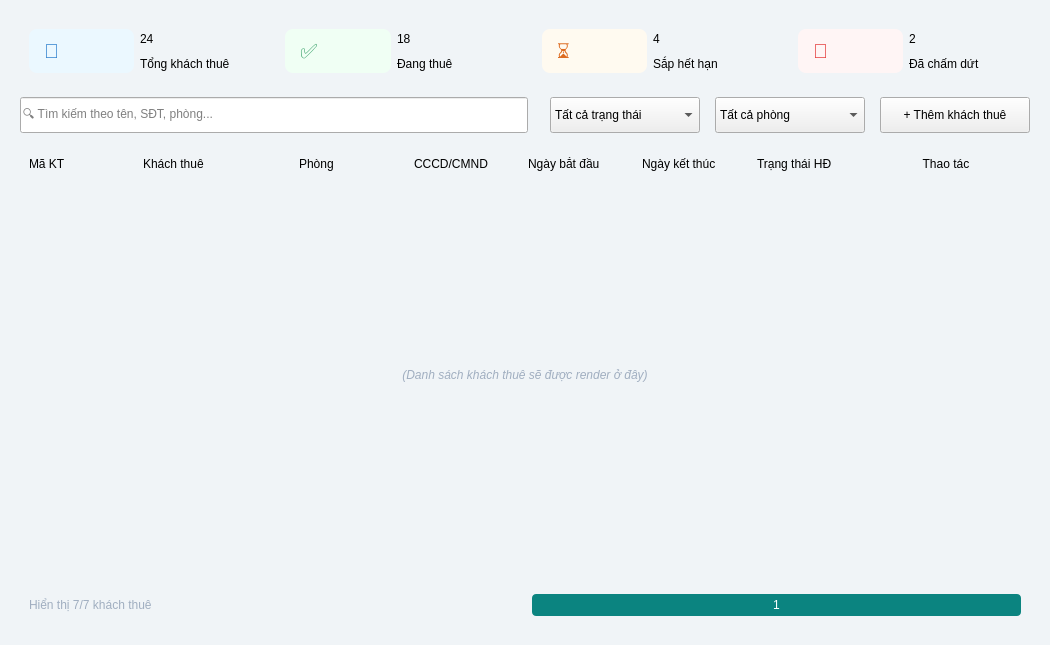
<?xml version='1.0' encoding='utf-8'?>
<ui version="4.0">
  <class>MainWindow</class>
  <widget class="QWidget" name="PageQuanLyKhachThue">
    <property name="geometry">
      <rect>
        <x>0</x>
        <y>0</y>
        <width>1050</width>
        <height>645</height>
      </rect>
    </property>
    <property name="windowTitle">
      <string>Quản lý khách thuê</string>
    </property>
    <property name="styleSheet">
      <string>QMainWindow { background-color: #f0f4f7; }</string>
    </property>
    <layout class="QVBoxLayout" name="contentLayout">
      <property name="leftMargin">
        <number>0</number>
      </property>
      <property name="topMargin">
        <number>0</number>
      </property>
      <property name="rightMargin">
        <number>0</number>
      </property>
      <property name="bottomMargin">
        <number>0</number>
      </property>
      <item>
        <widget class="QStackedWidget" name="mainContentStack">
          <widget class="QWidget" name="pageQuanLyKhachThue">
            <property name="styleSheet">
              <string>
                QWidget#pageQuanLyKhachThue { background-color: #f0f4f7; }
                QFrame.StatCard { background-color: white; border-radius: 8px; border: 1px solid #e2e8f0; }
                QLabel.StatValue { font-size: 22px; font-weight: bold; color: #2d3748; }
                QLabel.StatTitle { color: #718096; font-size: 11px; }
                QFrame.TableContainer { background-color: white; border-radius: 8px; border: 1px solid #e2e8f0; }
                QLineEdit.Search { background-color: white; border: 1px solid #cbd5e0; border-radius: 6px; padding: 5px 10px; }
                QComboBox.Filter { background-color: white; border: 1px solid #cbd5e0; border-radius: 6px; padding: 5px 10px; }
                QPushButton.BtnAdd { background-color: #0b8480; color: white; border-radius: 6px; padding: 8px 15px; font-weight: bold; }
                QFrame.TableRow { border-bottom: 1px solid #edf2f7; }
                QLabel.TableHeader { font-weight: bold; color: #4a5568; font-size: 11px; }
                QPushButton.ActionBtn { border-radius: 4px; padding: 4px 8px; font-size: 10px; font-weight: bold; }
            </string>
            </property>
            <layout class="QVBoxLayout" name="mainLayout">
              <property name="spacing">
                <number>15</number>
              </property>
              <property name="leftMargin">
                <number>20</number>
              </property>
              <property name="topMargin">
                <number>20</number>
              </property>
              <property name="rightMargin">
                <number>20</number>
              </property>
              <property name="bottomMargin">
                <number>20</number>
              </property>
              <item>
                <layout class="QHBoxLayout">
                  <property name="spacing">
                    <number>15</number>
                  </property>
                  <item>
                    <widget class="QFrame">
                      <property name="class" stdset="0">
                        <string>StatCard</string>
                      </property>
                      <layout class="QHBoxLayout">
                        <item>
                          <widget class="QLabel">
                            <property name="text">
                              <string>👥</string>
                            </property>
                            <property name="styleSheet">
                              <string>background-color: #ebf8ff; color: #3182ce; border-radius: 8px; font-size: 20px; padding: 10px;</string>
                            </property>
                          </widget>
                        </item>
                        <item>
                          <layout class="QVBoxLayout">
                            <item>
                              <widget class="QLabel">
                                <property name="text">
                                  <string>24</string>
                                </property>
                                <property name="class" stdset="0">
                                  <string>StatValue</string>
                                </property>
                              </widget>
                            </item>
                            <item>
                              <widget class="QLabel">
                                <property name="text">
                                  <string>Tổng khách thuê</string>
                                </property>
                                <property name="class" stdset="0">
                                  <string>StatTitle</string>
                                </property>
                              </widget>
                            </item>
                          </layout>
                        </item>
                        <item>
                          <spacer>
                            <property name="orientation">
                              <enum>Qt::Horizontal</enum>
                            </property>
                          </spacer>
                        </item>
                      </layout>
                    </widget>
                  </item>
                  <item>
                    <widget class="QFrame">
                      <property name="class" stdset="0">
                        <string>StatCard</string>
                      </property>
                      <layout class="QHBoxLayout">
                        <item>
                          <widget class="QLabel">
                            <property name="text">
                              <string>✅</string>
                            </property>
                            <property name="styleSheet">
                              <string>background-color: #f0fff4; color: #38a169; border-radius: 8px; font-size: 20px; padding: 10px;</string>
                            </property>
                          </widget>
                        </item>
                        <item>
                          <layout class="QVBoxLayout">
                            <item>
                              <widget class="QLabel">
                                <property name="text">
                                  <string>18</string>
                                </property>
                                <property name="class" stdset="0">
                                  <string>StatValue</string>
                                </property>
                              </widget>
                            </item>
                            <item>
                              <widget class="QLabel">
                                <property name="text">
                                  <string>Đang thuê</string>
                                </property>
                                <property name="class" stdset="0">
                                  <string>StatTitle</string>
                                </property>
                              </widget>
                            </item>
                          </layout>
                        </item>
                        <item>
                          <spacer>
                            <property name="orientation">
                              <enum>Qt::Horizontal</enum>
                            </property>
                          </spacer>
                        </item>
                      </layout>
                    </widget>
                  </item>
                  <item>
                    <widget class="QFrame">
                      <property name="class" stdset="0">
                        <string>StatCard</string>
                      </property>
                      <layout class="QHBoxLayout">
                        <item>
                          <widget class="QLabel">
                            <property name="text">
                              <string>⏳</string>
                            </property>
                            <property name="styleSheet">
                              <string>background-color: #fffaf0; color: #dd6b20; border-radius: 8px; font-size: 20px; padding: 10px;</string>
                            </property>
                          </widget>
                        </item>
                        <item>
                          <layout class="QVBoxLayout">
                            <item>
                              <widget class="QLabel">
                                <property name="text">
                                  <string>4</string>
                                </property>
                                <property name="class" stdset="0">
                                  <string>StatValue</string>
                                </property>
                              </widget>
                            </item>
                            <item>
                              <widget class="QLabel">
                                <property name="text">
                                  <string>Sắp hết hạn</string>
                                </property>
                                <property name="class" stdset="0">
                                  <string>StatTitle</string>
                                </property>
                              </widget>
                            </item>
                          </layout>
                        </item>
                        <item>
                          <spacer>
                            <property name="orientation">
                              <enum>Qt::Horizontal</enum>
                            </property>
                          </spacer>
                        </item>
                      </layout>
                    </widget>
                  </item>
                  <item>
                    <widget class="QFrame">
                      <property name="class" stdset="0">
                        <string>StatCard</string>
                      </property>
                      <layout class="QHBoxLayout">
                        <item>
                          <widget class="QLabel">
                            <property name="text">
                              <string>🚫</string>
                            </property>
                            <property name="styleSheet">
                              <string>background-color: #fff5f5; color: #e53e3e; border-radius: 8px; font-size: 20px; padding: 10px;</string>
                            </property>
                          </widget>
                        </item>
                        <item>
                          <layout class="QVBoxLayout">
                            <item>
                              <widget class="QLabel">
                                <property name="text">
                                  <string>2</string>
                                </property>
                                <property name="class" stdset="0">
                                  <string>StatValue</string>
                                </property>
                              </widget>
                            </item>
                            <item>
                              <widget class="QLabel">
                                <property name="text">
                                  <string>Đã chấm dứt</string>
                                </property>
                                <property name="class" stdset="0">
                                  <string>StatTitle</string>
                                </property>
                              </widget>
                            </item>
                          </layout>
                        </item>
                        <item>
                          <spacer>
                            <property name="orientation">
                              <enum>Qt::Horizontal</enum>
                            </property>
                          </spacer>
                        </item>
                      </layout>
                    </widget>
                  </item>
                </layout>
              </item>
              <item>
                <layout class="QHBoxLayout">
                  <item>
                    <widget class="QLineEdit" name="inputSearch">
                      <property name="placeholderText">
                        <string>🔍 Tìm kiếm theo tên, SĐT, phòng...</string>
                      </property>
                      <property name="class" stdset="0">
                        <string>Search</string>
                      </property>
                      <property name="minimumSize">
                        <size>
                          <width>300</width>
                          <height>36</height>
                        </size>
                      </property>
                    </widget>
                  </item>
                  <item>
                    <spacer>
                      <property name="orientation">
                        <enum>Qt::Horizontal</enum>
                      </property>
                    </spacer>
                  </item>
                  <item>
                    <widget class="QComboBox" name="cbStatus">
                      <item>
                        <property name="text">
                          <string>Tất cả trạng thái</string>
                        </property>
                      </item>
                      <property name="class" stdset="0">
                        <string>Filter</string>
                      </property>
                      <property name="minimumSize">
                        <size>
                          <width>150</width>
                          <height>36</height>
                        </size>
                      </property>
                    </widget>
                  </item>
                  <item>
                    <widget class="QComboBox" name="cbRoom">
                      <item>
                        <property name="text">
                          <string>Tất cả phòng</string>
                        </property>
                      </item>
                      <property name="class" stdset="0">
                        <string>Filter</string>
                      </property>
                      <property name="minimumSize">
                        <size>
                          <width>150</width>
                          <height>36</height>
                        </size>
                      </property>
                    </widget>
                  </item>
                  <item>
                    <widget class="QPushButton" name="btnAddGuest">
                      <property name="text">
                        <string>+ Thêm khách thuê</string>
                      </property>
                      <property name="class" stdset="0">
                        <string>BtnAdd</string>
                      </property>
                      <property name="minimumSize">
                        <size>
                          <width>150</width>
                          <height>36</height>
                        </size>
                      </property>
                    </widget>
                  </item>
                </layout>
              </item>
              <item>
                <widget class="QFrame" name="frameTable">
                  <property name="class" stdset="0">
                    <string>TableContainer</string>
                  </property>
                  <layout class="QVBoxLayout">
                    <item>
                      <layout class="QHBoxLayout" name="tableHeader">
                        <property name="bottomMargin">
                          <number>10</number>
                        </property>
                        <item>
                          <widget class="QLabel">
                            <property name="text">
                              <string>Mã KT</string>
                            </property>
                            <property name="class" stdset="0">
                              <string>TableHeader</string>
                            </property>
                            <property name="minimumSize">
                              <size>
                                <width>60</width>
                                <height>0</height>
                              </size>
                            </property>
                          </widget>
                        </item>
                        <item>
                          <widget class="QLabel">
                            <property name="text">
                              <string>Khách thuê</string>
                            </property>
                            <property name="class" stdset="0">
                              <string>TableHeader</string>
                            </property>
                            <property name="minimumSize">
                              <size>
                                <width>150</width>
                                <height>0</height>
                              </size>
                            </property>
                          </widget>
                        </item>
                        <item>
                          <widget class="QLabel">
                            <property name="text">
                              <string>Phòng</string>
                            </property>
                            <property name="class" stdset="0">
                              <string>TableHeader</string>
                            </property>
                            <property name="minimumSize">
                              <size>
                                <width>60</width>
                                <height>0</height>
                              </size>
                            </property>
                          </widget>
                        </item>
                        <item>
                          <widget class="QLabel">
                            <property name="text">
                              <string>CCCD/CMND</string>
                            </property>
                            <property name="class" stdset="0">
                              <string>TableHeader</string>
                            </property>
                            <property name="minimumSize">
                              <size>
                                <width>100</width>
                                <height>0</height>
                              </size>
                            </property>
                          </widget>
                        </item>
                        <item>
                          <widget class="QLabel">
                            <property name="text">
                              <string>Ngày bắt đầu</string>
                            </property>
                            <property name="class" stdset="0">
                              <string>TableHeader</string>
                            </property>
                            <property name="minimumSize">
                              <size>
                                <width>90</width>
                                <height>0</height>
                              </size>
                            </property>
                          </widget>
                        </item>
                        <item>
                          <widget class="QLabel">
                            <property name="text">
                              <string>Ngày kết thúc</string>
                            </property>
                            <property name="class" stdset="0">
                              <string>TableHeader</string>
                            </property>
                            <property name="minimumSize">
                              <size>
                                <width>90</width>
                                <height>0</height>
                              </size>
                            </property>
                          </widget>
                        </item>
                        <item>
                          <widget class="QLabel">
                            <property name="text">
                              <string>Trạng thái HĐ</string>
                            </property>
                            <property name="class" stdset="0">
                              <string>TableHeader</string>
                            </property>
                            <property name="minimumSize">
                              <size>
                                <width>90</width>
                                <height>0</height>
                              </size>
                            </property>
                          </widget>
                        </item>
                        <item>
                          <widget class="QLabel">
                            <property name="text">
                              <string>Thao tác</string>
                            </property>
                            <property name="class" stdset="0">
                              <string>TableHeader</string>
                            </property>
                            <property name="alignment">
                              <set>Qt::AlignCenter</set>
                            </property>
                            <property name="minimumSize">
                              <size>
                                <width>150</width>
                                <height>0</height>
                              </size>
                            </property>
                          </widget>
                        </item>
                      </layout>
                    </item>
                    <item>
                      <widget class="QScrollArea" name="scrollTable">
                        <property name="widgetResizable">
                          <bool>true</bool>
                        </property>
                        <property name="styleSheet">
                          <string>border: none; background-color: transparent;</string>
                        </property>
                        <widget class="QWidget" name="scrollContents">
                          <layout class="QVBoxLayout" name="listLayout">
                            <property name="spacing">
                              <number>0</number>
                            </property>
                            <property name="leftMargin">
                              <number>0</number>
                            </property>
                            <property name="topMargin">
                              <number>0</number>
                            </property>
                            <property name="rightMargin">
                              <number>0</number>
                            </property>
                            <item>
                              <widget class="QLabel">
                                <property name="text">
                                  <string>(Danh sách khách thuê sẽ được render ở đây)</string>
                                </property>
                                <property name="alignment">
                                  <set>Qt::AlignCenter</set>
                                </property>
                                <property name="styleSheet">
                                  <string>color: #a0aec0; font-style: italic; padding: 50px;</string>
                                </property>
                              </widget>
                            </item>
                            <item>
                              <spacer>
                                <property name="orientation">
                                  <enum>Qt::Vertical</enum>
                                </property>
                              </spacer>
                            </item>
                          </layout>
                        </widget>
                      </widget>
                    </item>
                    <item>
                      <layout class="QHBoxLayout">
                        <property name="topMargin">
                          <number>10</number>
                        </property>
                        <item>
                          <widget class="QLabel">
                            <property name="text">
                              <string>Hiển thị 7/7 khách thuê</string>
                            </property>
                            <property name="styleSheet">
                              <string>color: #a0aec0; font-size: 12px;</string>
                            </property>
                          </widget>
                        </item>
                        <item>
                          <spacer>
                            <property name="orientation">
                              <enum>Qt::Horizontal</enum>
                            </property>
                          </spacer>
                        </item>
                        <item>
                          <widget class="QPushButton">
                            <property name="text">
                              <string>1</string>
                            </property>
                            <property name="styleSheet">
                              <string>background-color: #0b8480; color: white; border-radius: 4px; padding: 4px 10px;</string>
                            </property>
                          </widget>
                        </item>
                      </layout>
                    </item>
                  </layout>
                </widget>
              </item>
            </layout>
          </widget>
        </widget>
      </item>
    </layout>
  </widget>
  <resources />
  <connections />
</ui>
